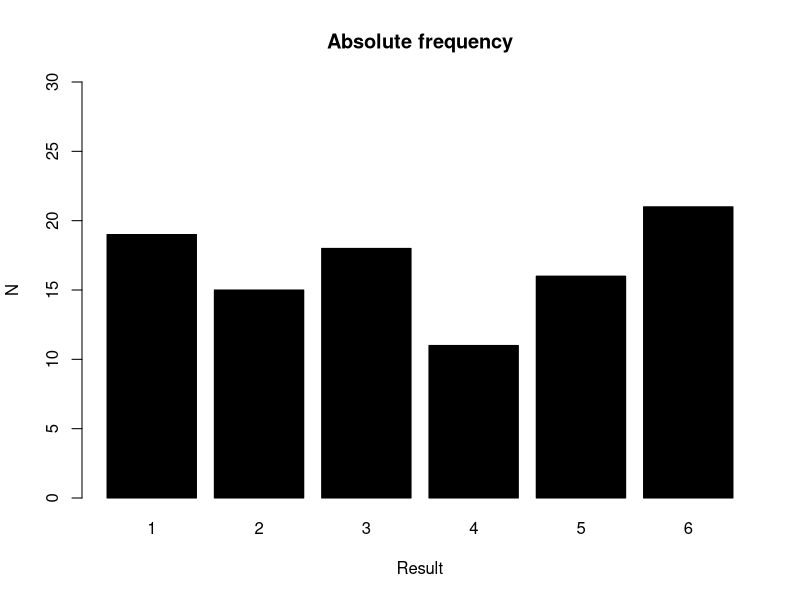
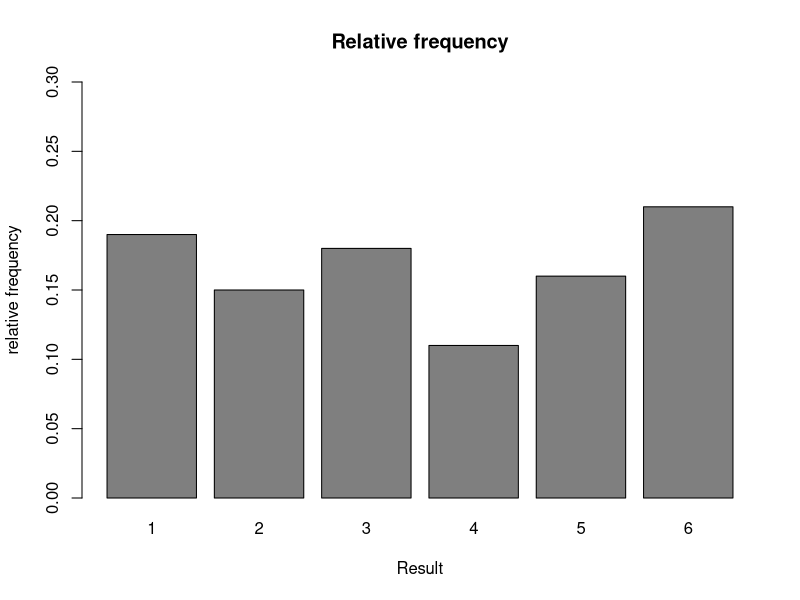
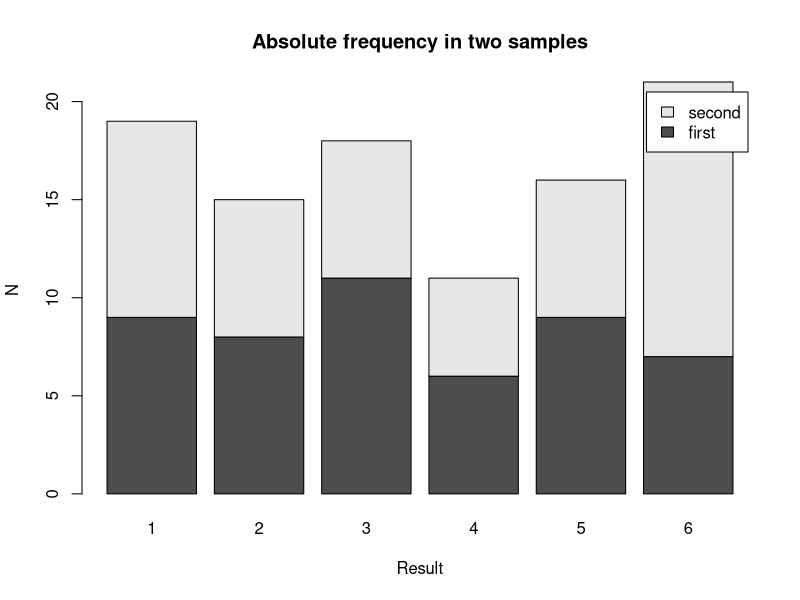
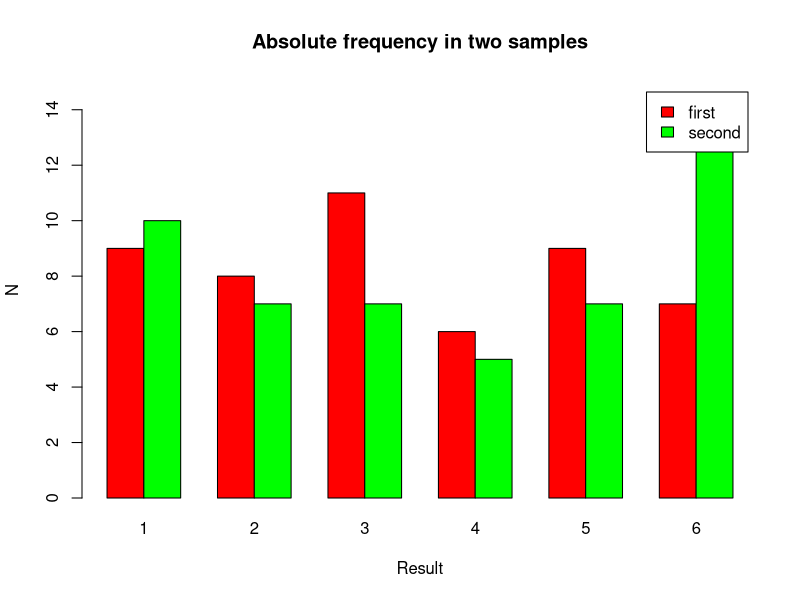
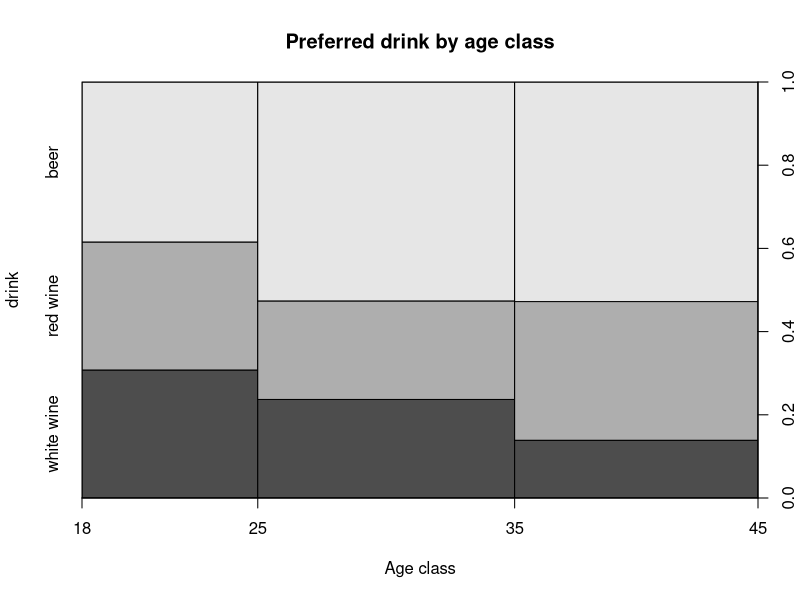
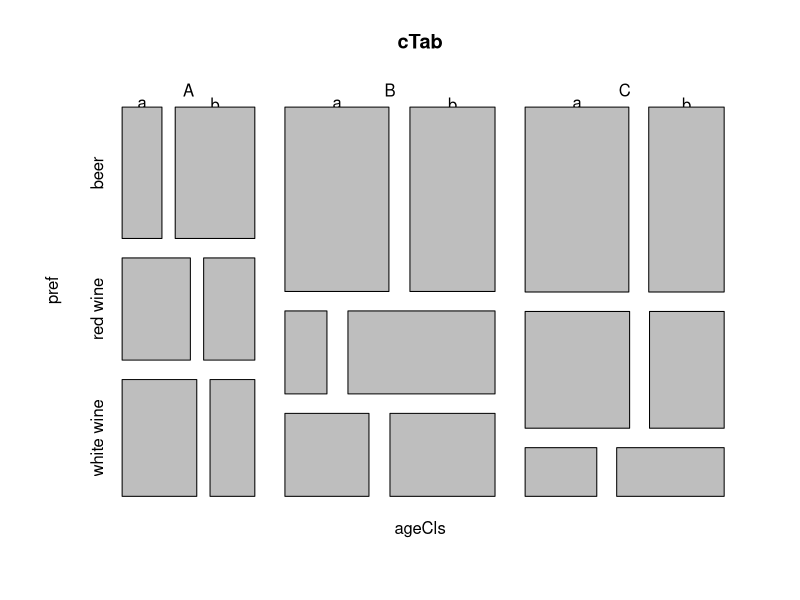
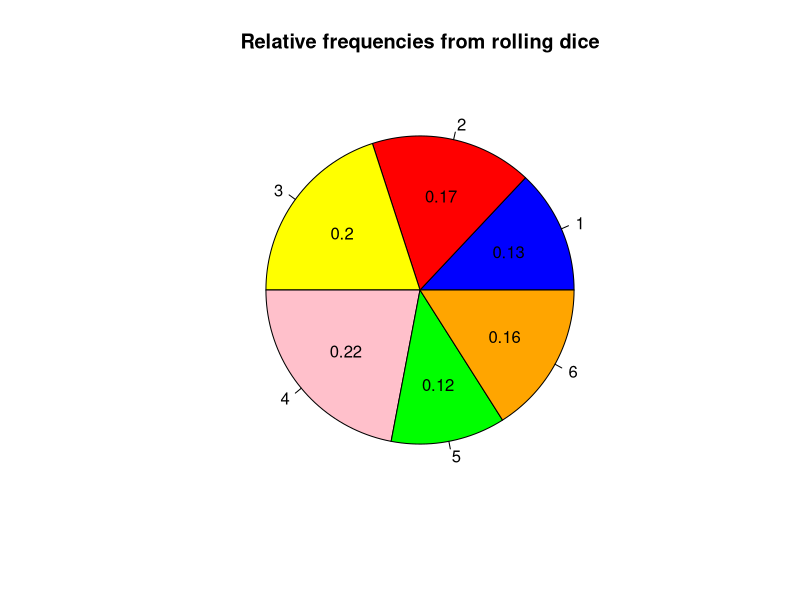
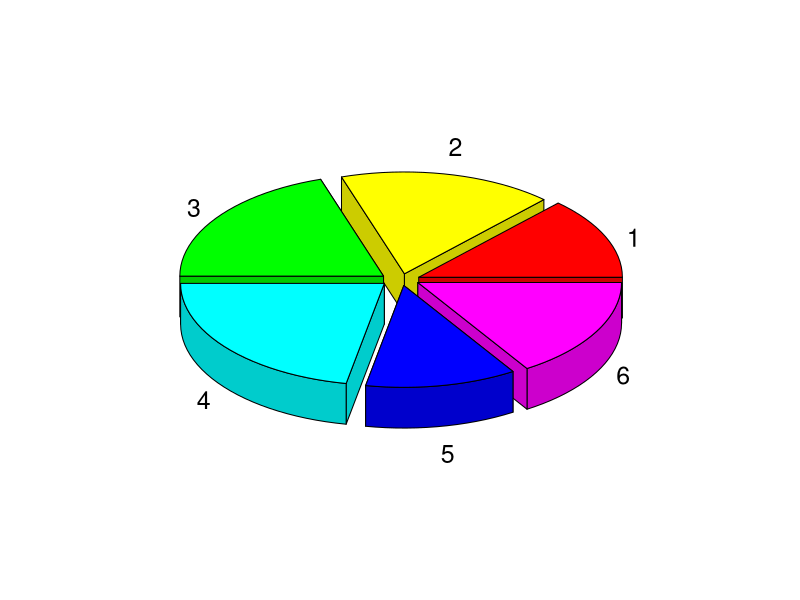

The R source for these figures, in order:
## ------------------------------------------------------------------------
wants <- c("plotrix")
has   <- wants %in% rownames(installed.packages())
if(any(!has)) install.packages(wants[!has])

## ------------------------------------------------------------------------
set.seed(123)
dice  <- sample(1:6, 100, replace=TRUE)
(dTab <- table(dice))

## ----rerDiagCategorical01------------------------------------------------
barplot(dTab, ylim=c(0, 30), xlab="Result", ylab="N", col="black",
        main="Absolute frequency")

## ----eval=FALSE----------------------------------------------------------
barplot(prop.table(dTab), ylim=c(0, 0.3), xlab="Result",
        ylab="relative frequency", col="gray50",
		main="Relative frequency")
# not shown

## ----rerDiagCategorical02------------------------------------------------
roll1   <- dice[1:50]
roll2   <- dice[51:100]
rollAll <- rbind(table(roll1), table(roll2))
rownames(rollAll) <- c("first", "second"); rollAll

barplot(rollAll, beside=FALSE, legend.text=TRUE, xlab="Result", ylab="N",
        main="Absolute frequency in two samples")

## ----rerDiagCategorical03------------------------------------------------
barplot(rollAll, beside=TRUE, ylim=c(0, 15), col=c("red", "green"),
        legend.text=TRUE, xlab="Result", ylab="N",
        main="Absolute frequency in two samples")

## ----rerDiagCategorical04------------------------------------------------
N      <- 100
age    <- sample(18:45, N, replace=TRUE)
drinks <- c("beer", "red wine", "white wine")
pref   <- factor(sample(drinks, N, replace=TRUE))
xRange <- round(range(age), -1) + c(-10, 10)
lims   <- c(18, 25, 35, 45)
spineplot(x=age, y=pref, xlab="Age class", ylab="drink", breaks=lims,
          main="Preferred drink by age class")

## ----rerDiagCategorical05------------------------------------------------
ageCls <- cut(age, breaks=lims, labels=LETTERS[1:(length(lims)-1)])
group  <- factor(sample(letters[1:2], N, replace=TRUE))
cTab   <- table(ageCls, pref, group)
mosaicplot(cTab, cex.axis=1)

## ----rerDiagCategorical06------------------------------------------------
dice <- sample(1:6, 100, replace=TRUE)
dTab <- table(dice)
pie(dTab, col=c("blue", "red", "yellow", "pink", "green", "orange"),
    main="Relative frequencies from rolling dice")

dTabFreq <- prop.table(dTab)
textRad  <- 0.5
angles   <- dTabFreq * 2 * pi
csAngles <- cumsum(angles)
csAngles <- csAngles - angles/2
textX    <- textRad * cos(csAngles)
textY    <- textRad * sin(csAngles)
text(x=textX, y=textY, labels=dTabFreq)

## ----rerDiagCategorical07------------------------------------------------
library(plotrix)
pie3D(dTab, theta=pi/4, explode=0.1, labels=names(dTab))

## ------------------------------------------------------------------------
N    <- 100
X    <- rnorm(N, 175, 7)
Y    <- 0.5*X + rnorm(N, 0, 6)
Yfac <- cut(Y, breaks=c(-Inf, median(Y), Inf), labels=c("lo", "hi"))
myDf <- data.frame(X, Yfac)

## ----rerDiagCategorical08------------------------------------------------
cdplot(Yfac ~ X, data=myDf)

## ------------------------------------------------------------------------
try(detach(package:plotrix))

